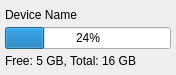
<?xml version="1.0" encoding="UTF-8"?>
<ui version="4.0">
 <class>DeviceInfoWidget</class>
 <widget class="QWidget" name="DeviceInfoWidget">
  <property name="geometry">
   <rect>
    <x>0</x>
    <y>0</y>
    <width>176</width>
    <height>75</height>
   </rect>
  </property>
  <property name="windowTitle">
   <string>Form</string>
  </property>
  <layout class="QVBoxLayout" name="verticalLayout">
   <property name="spacing">
    <number>3</number>
   </property>
   <property name="leftMargin">
    <number>5</number>
   </property>
   <property name="topMargin">
    <number>5</number>
   </property>
   <property name="rightMargin">
    <number>5</number>
   </property>
   <property name="bottomMargin">
    <number>5</number>
   </property>
   <item>
    <widget class="QLabel" name="label_name">
     <property name="text">
      <string>Device Name</string>
     </property>
    </widget>
   </item>
   <item>
    <widget class="QProgressBar" name="progressBar">
     <property name="value">
      <number>24</number>
     </property>
    </widget>
   </item>
   <item>
    <widget class="QLabel" name="label_capacity">
     <property name="text">
      <string>Free: 5 GB, Total: 16 GB</string>
     </property>
    </widget>
   </item>
  </layout>
 </widget>
 <resources/>
 <connections/>
</ui>
